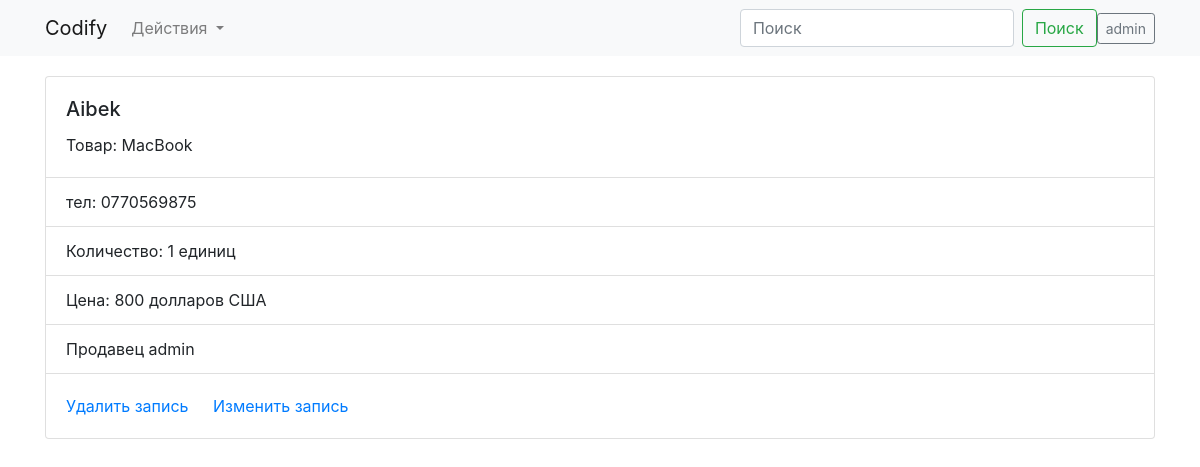
Screenshot of /customer/1 (signed in) with the database file from the repository.
### app/models.py (models this page shows, shortened)
class User(UserMixin, db.Model):
    id = db.Column(db.Integer, primary_key=True)
    username = db.Column(db.String(32))
    password_hash = db.Column(db.String(44))
    @property
    def password(self):
        return self.password_hash

class Customers(db.Model):
    id = db.Column(db.Integer, primary_key=True)
    name = db.Column(db.String(64))
    phone_number = db.Column(db.String(32))
    item = db.Column(db.String(64))
    quantity = db.Column(db.Integer())
    price = db.Column(db.Integer())
    date_in = db.Column(db.Date())
    user = db.relationship('User', backref=db.backref('customers'))
    user_id = db.Column(db.Integer, db.ForeignKey('user.id'))

### app/views.py (the view)
def customer_detail(customer_id):
    form = forms.CustomerForm()
    customer = Customers.query.filter_by(id=customer_id).first()
    if customer:
        return render_template('customer_detail.html', customer=customer, form=form)
    else:
        flash('customer not field', category='danger')
        return redirect(url_for('index'))

### app/forms.py
class CustomerForm(FlaskForm):
    name = wf.StringField(label='Имя')
    phone_number = wf.StringField(label='Номер телефона')
    item = wf.StringField(label='Наименование товара')
    quantity = wf.IntegerField(label='Количество товара')
    price = wf.IntegerField(label='Цена за ед. товара')
    date_in = wf.DateField(label='Дата прибытия товара', format='%Y-%m-%d')
    user = wf.SelectField(label='Пользователь', choices=get_users(), coerce=int)
    submit = wf.SubmitField(label='Подтвердить')

### app/models.py (called while the page is built)
@login_manager.user_loader
def load_user(user_id):
    return User.query.get(int(user_id))

### app/templates/customer_detail.html
{% extends 'base.html' %}
{% block content %}
<div class="container">
  <div class="card">
    <div class="card-body">
      <h5 class="card-title">{{ customer.name }}</h5>
      <p class="card-text">Товар: {{ customer.item }}</p>
    </div>
    <ul class="list-group list-group-flush">
      <li class="list-group-item">тел: {{ customer.phone_number }}</li>
      <li class="list-group-item">Количество: {{ customer.quantity }} единиц</li>
      <li class="list-group-item">Цена: {{ customer.price }} долларов США</li>
      <li class="list-group-item">Продавец {{ customer.user.username }}</li>
    </ul>
    <div class="card-body">
      {% if current_user.is_authenticated and current_user.id == customer.user.id %}
      <a href="{{ url_for('customer_delete', customer_id=customer.id) }}" class="card-link">Удалить запись</a>
      <a href="{{ url_for('customer_update', customer_id=customer.id) }}" class="card-link">Изменить запись</a>
      {% endif %}
    </div>
  </div>
</div>
{% endblock content %}

### app/templates/base.html (shortened to what this page needs)
<!doctype html>
<html lang="en">
  <head>
    <link rel="stylesheet" href="https://cdn.jsdelivr.net/npm/bootstrap@4.6.1/dist/css/bootstrap.min.css">
    <link href="{{ url_for('static', filename='css/style.css') }}" rel="stylesheet">
  </head>
  <body>
  <nav class="navbar navbar-expand-lg navbar-light bg-light">
    <div class="container">
    <a class="navbar-brand" href="{{ url_for('index') }}">Codify</a>
    <div class="collapse navbar-collapse" id="navbarSupportedContent">
      <ul class="navbar-nav mr-auto">
        <li class="nav-item dropdown">
          <a class="nav-link dropdown-toggle" href="#" id="navbarDropdown" role="button" data-toggle="dropdown" aria-expanded="false">
            Действия
          </a>
        </li>
      </ul>
      <form class="form-inline my-2 my-lg-0">
        <input class="form-control mr-sm-2" type="search" placeholder="Поиск" aria-label="Поиск">
        <button class="btn btn-outline-success my-2 my-sm-0" type="submit">Поиск</button>
        {% if current_user.is_authenticated %}
          <a class="btn btn-sm btn-outline-secondary" href="#">{{ current_user.username }}</a>
        {% endif %}
      </form>
    </div>
    </div>
  </nav>
  <div class="content">
    {% block content %}
    {% endblock %}
  </div>
  </body>
</html>

### app/static/css/style.css (style rules this page uses)
.content { padding-top: 20px; padding-bottom: 20px; }

### rows the page displays
User: username "admin", user.username "admin"
Customers: name "Aibek", item "MacBook", phone_number "0770569875", quantity "1", price "800"
